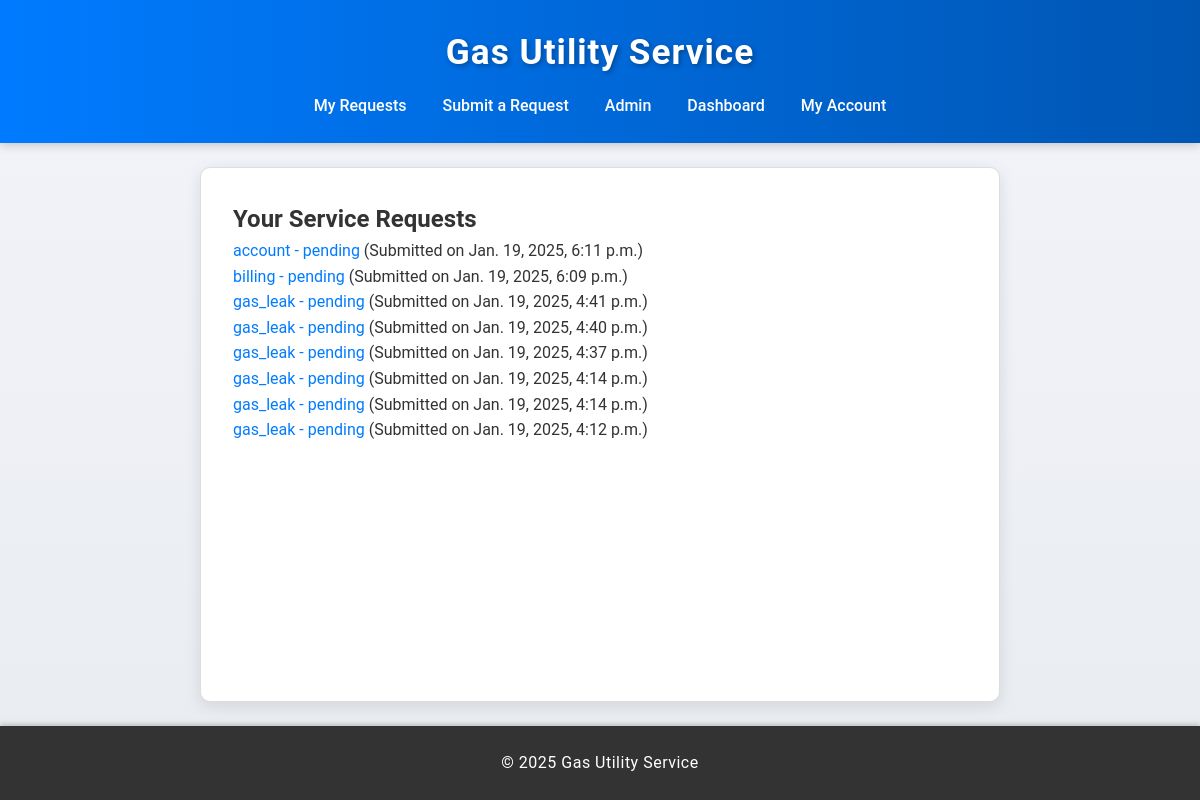
/service-requests/ (signed in), run on the app's committed database.
### service_requests/models.py (models this page shows)
class ServiceRequest(models.Model):
    SERVICE_TYPES = [
        ('gas_leak', 'Gas Leak'),
        ('billing', 'Billing Issue'),
        ('account', 'Account Update'),
    ]
    STATUS_CHOICES = [
        ('pending', 'Pending'),
        ('in_progress', 'In Progress'),
        ('resolved', 'Resolved'),
    ]
    customer = models.ForeignKey(Customer, on_delete=models.CASCADE)
    service_type = models.CharField(max_length=20, choices=SERVICE_TYPES)
    description = models.TextField()
    status = models.CharField(max_length=20, choices=STATUS_CHOICES, default='pending')
    created_at = models.DateTimeField(auto_now_add=True)
    updated_at = models.DateTimeField(auto_now=True)
    resolved_at = models.DateTimeField(null=True, blank=True)
    attachments = models.FileField(upload_to='attachments/', blank=True, null=True)

### service_requests/views.py (the view)
# urls.py: path('service-requests/', views.ServiceRequestListView.as_view(), name='list_service_requests'),
class ServiceRequestListView(LoginRequiredMixin, ListView):
    model = ServiceRequest
    template_name = 'service_requests/list_service_requests.html'
    context_object_name = 'service_requests'
    def get_queryset(self):
        try:
            return ServiceRequest.objects.filter(customer=self.request.user.customer).order_by('-created_at')
        except AttributeError:
            return ServiceRequest.objects.none()

### service_requests/templates/service_requests/list_service_requests.html
{% extends "base.html" %}
{% block content %}
    <h2>Your Service Requests</h2>
    <ul>
        {% for request in service_requests %}
            <li>
                <a href="{% url 'service_request_detail' request.pk %}">
                    {{ request.service_type }} - {{ request.status }}
                </a>
                (Submitted on {{ request.created_at }})
            </li>
        {% empty %}
            <li>No service requests found.</li>
        {% endfor %}
    </ul>
{% endblock %}

### static/style.css (style rules this page uses)
* { margin: 0; padding: 0; box-sizing: border-box; }
body { font-family: 'Roboto', Arial, sans-serif; line-height: 1.6; background: linear-gradient(to bottom, #f4f4f9, #e8ecf1); color: #333; display: flex; flex-direction: column; min-height: 100vh; overflow-x: hidden; }
ul { list-style-type: none; padding: 0; }
a { color: #007bff; text-decoration: none; transition: color 0.3s ease; }

### data on the page
ServiceRequest: service_type "account", status "pending", created_at "Jan. 19, 2025, 6:11 p.m."
ServiceRequest: service_type "billing", status "pending", created_at "Jan. 19, 2025, 6:09 p.m."
ServiceRequest: service_type "gas_leak", status "pending", created_at "Jan. 19, 2025, 4:41 p.m."
ServiceRequest: service_type "gas_leak", status "pending", created_at "Jan. 19, 2025, 4:40 p.m."
ServiceRequest: service_type "gas_leak", status "pending", created_at "Jan. 19, 2025, 4:37 p.m."
ServiceRequest: service_type "gas_leak", status "pending", created_at "Jan. 19, 2025, 4:14 p.m."
ServiceRequest: service_type "gas_leak", status "pending", created_at "Jan. 19, 2025, 4:14 p.m."
ServiceRequest: service_type "gas_leak", status "pending", created_at "Jan. 19, 2025, 4:12 p.m."
